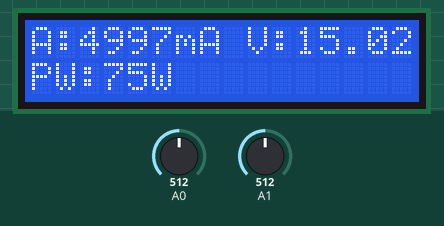
A sketch run on a simulated Arduino Uno, built with avr-gcc and run on an emulated ATmega328P. Shown: 16×2 character LCD. The test bench sets the inputs (shaded band); at power-on: A0 = 512, A1 = 512.

Above: at 3.2 s.
3.3 s: A0 set to 350
At 4.5 s:
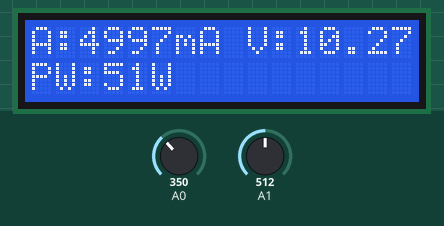
4.8 s: A0 set to 330
At 5.8 s:
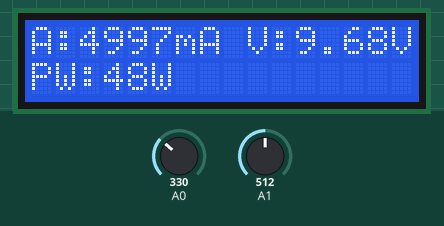
6.3 s: A1 set to 111
At 7.0 s:
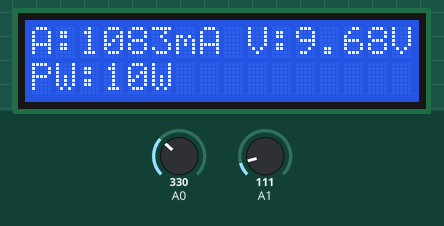
7.8 s: A1 set to 94
At 8.1 s:
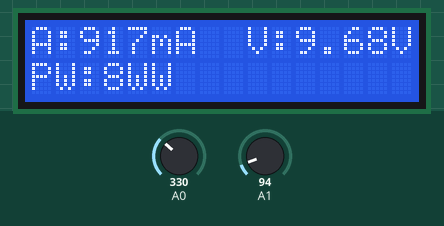
9.3 s: A1 set to 3
At 10.4 s:
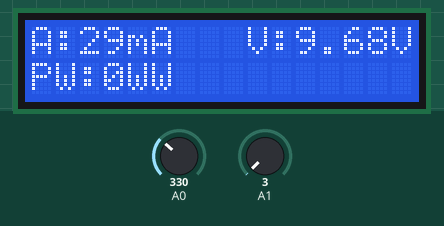
10.8 s: A1 set to 0
At 11.6 s:
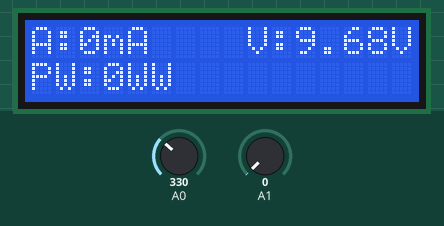
Timing chart, 0 to 13.3 s (numbered marks = the images above; inputs shaded):
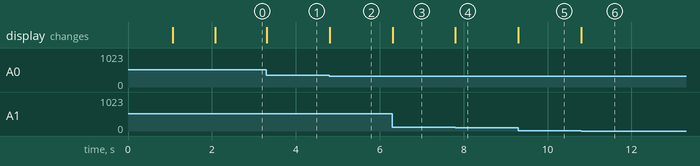

The sketch:

volt_amper_simple.ino
```cpp
#include <LiquidCrystal.h>
LiquidCrystal lcd(7,8,9,10,11,12);
//***************  RS  E   D4  D5 D6 D7
float Amp,Pw,Voltres,Voltin;

void setup() {
  lcd.begin(16, 2);
  lcd.setCursor(0,0);
  lcd.print("Ahmed Yasser");
  delay(1000);
  lcd.clear();

  lcd.print("Volt & Amper");
  delay(1000);
  lcd.clear();

}
void loop() {

  int ADC0 = analogRead(A1);
  int ADC1 = analogRead(A0);
  //**************** حساب التيار *****************//
  Voltres  = ADC0   *4.88;
  Amp      = Voltres/0.5 ;
  //**************حساب التوتر *****************//
  Voltin   = ADC1 * 4.88*0.00601;

  Pw       = Voltin * Amp *0.001 ;

  if(Amp<=1)Amp=0;
  lcd.setCursor(0,0);
  lcd.print("A:");
  lcd.print((int)Amp);
  lcd.print("mA ");

  lcd.setCursor(9,0);
  lcd.print("V:");
  lcd.print(Voltin);
  lcd.print("V");

  lcd.setCursor(0,1);
  lcd.print("PW:");
  lcd.print((int)Pw);
  lcd.print("W");

//  delay(250);
}
```

Measured:
- the behaviour switches between 341 and 340 on A0 (found by bisection; images 1 and 2)
- the behaviour switches between 106 and 105 on A1 (found by bisection; images 3 and 4)
- after the input at 3.3 s, the display: changes at once (image 1)
- after the input at 4.8 s, the display: changes at once (image 2)
- after the input at 6.3 s, the display: changes at once (image 3)
- after the input at 7.8 s, the display: changes at once (image 4)
- after the input at 9.3 s, the display: changes at once (image 5)
- after the input at 10.8 s, the display: changes at once (image 6)
